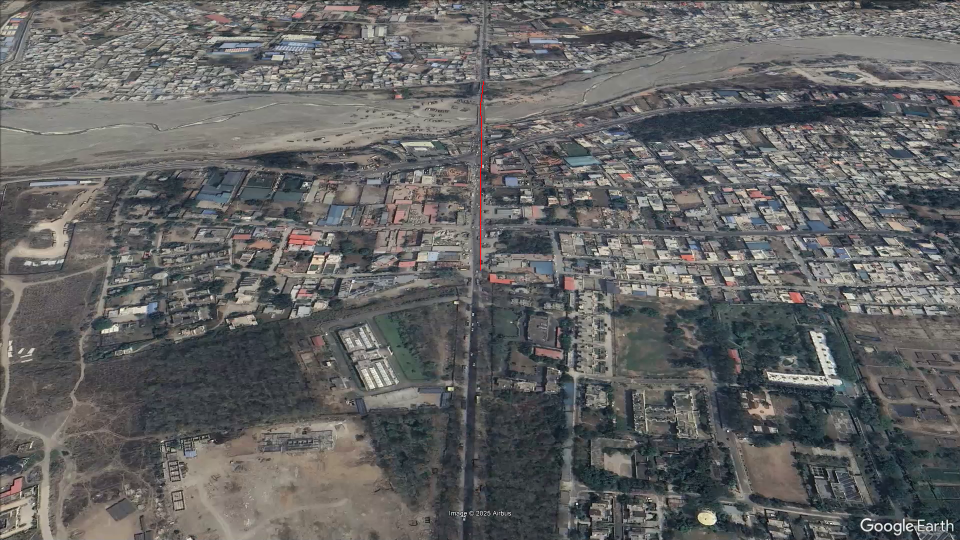
#> input picture frames/frame_0000.png, 1920 x 1080 px (shown at 1/2 size); its folder holds 4 pictures in this run
$ python imageStich.py
#> lines starting #> are read from the running program, lines starting #| are printed output that depends on the picture
import cv2
import os

folder_path = 'frames'
images = []

# Load and verify images
for file in sorted(os.listdir(folder_path)):
    if file.endswith('.png'):
        img_path = os.path.join(folder_path, file)
        img = cv2.imread(img_path)
#> img is the input picture: shape (1080, 1920, 3); mean B, G, R 99.1, 99.4, 99.4
        if img is not None:
            images.append(img)
        else:
            print(f"Warning: Could not read image {file}")

print(f"Total images loaded: {len(images)}")

# Sanity check
if len(images) < 2:
    print("Need at least 2 images to stitch.")
    exit()

# Optional: Resize all to same size (useful if resolution differs)
# base_height, base_width = images[0].shape[:2]
# images = [cv2.resize(img, (base_width, base_height)) for img in images]

# Create stitcher in SCANS mode if it's top-down drone view
stitcher = cv2.Stitcher_create(cv2.Stitcher_SCANS)

(status, stitched) = stitcher.stitch(images)
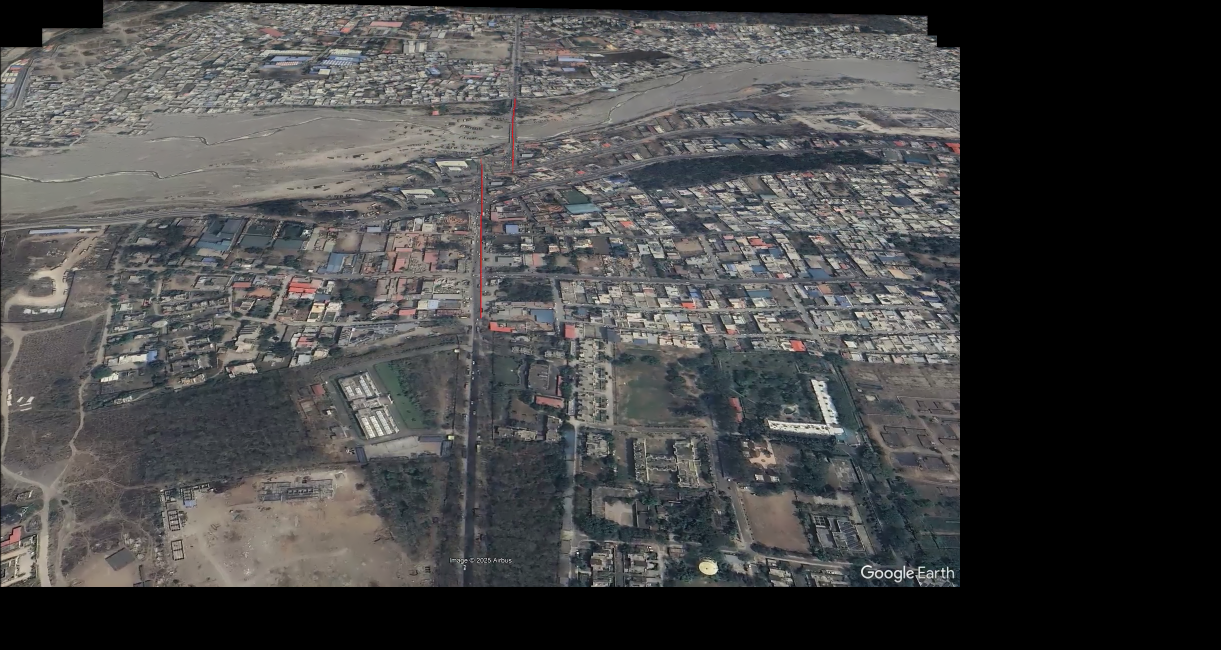
#> stitched: shape (1299, 2441, 3) (shown at 1/2 size); mean of channels 0, 1, 2 69.5, 69.5, 69.7; drawn as B, G, R

if status == cv2.Stitcher_OK:
    cv2.imwrite("stitched_output.png", stitched)
    print("✅ Stitching completed successfully. Saved as stitched_output.png")
else:
    print(f"❌ Stitching failed with status code: {status}")
